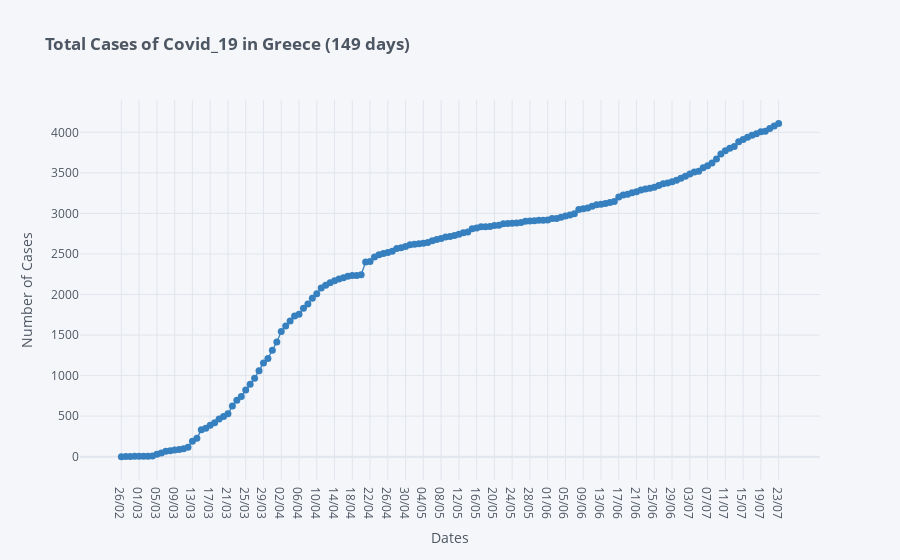

Notebook code cell kept with this figure:
### Markdown cell above
## Total Cases per Day

### Code cell
df['Total Cases'].iplot(kind='scatter',mode='lines+markers', color='blue', size=7,
                        xTitle='Dates', yTitle='Number of Cases',
                        title='<b>Total Cases of Covid_19 in Greece ('+str(len(df['Total Cases']))+' days)</b>')

### Figure 1 — Plotly figure (JSON) as saved in the notebook; plotly's stock layout.template omitted (floating-point values rounded to 4 significant figures; data arrays with more than 128 entries replaced by an {"elided": "..."} marker saying what was removed)
{"data": [{"line": {"color": "rgba(55, 128, 191, 1.0)", "dash": "solid", "shape": "linear", "width": 1.3}, "marker": {"size": 7, "symbol": "circle"}, "mode": "lines+markers", "name": "Total Cases", "text": "", "type": "scatter", "x": {"elided": "149 str values"}, "y": {"elided": "149 int values"}}], "layout": {"legend": {"bgcolor": "#F5F6F9", "font": {"color": "#4D5663"}}, "paper_bgcolor": "#F5F6F9", "plot_bgcolor": "#F5F6F9", "title": {"font": {"color": "#4D5663"}, "text": "<b>Total Cases of Covid_19 in Greece (149 days)</b>"}, "xaxis": {"gridcolor": "#E1E5ED", "showgrid": true, "tickfont": {"color": "#4D5663"}, "title": {"font": {"color": "#4D5663"}, "text": "Dates"}, "zerolinecolor": "#E1E5ED"}, "yaxis": {"gridcolor": "#E1E5ED", "showgrid": true, "tickfont": {"color": "#4D5663"}, "title": {"font": {"color": "#4D5663"}, "text": "Number of Cases"}, "zerolinecolor": "#E1E5ED"}}}
